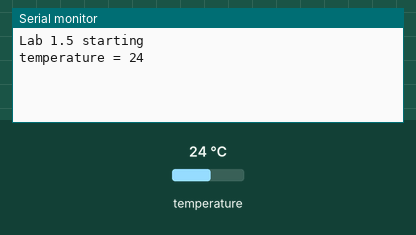
Bench run of a sketch on a simulated Arduino Uno, built with avr-gcc and run on an emulated ATmega328P. On the bench: the last lines printed to the serial monitor. The inputs (shaded band) are chosen by the test bench; at power-on: temperature 24 °C.

Above: at 18.0 s.
18.1 s: temperature set to 12 °C
At 21.5 s:
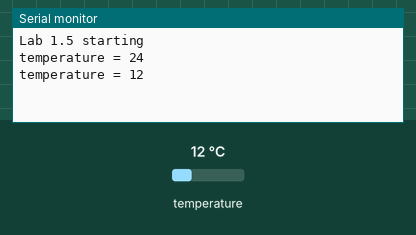
33.1 s: temperature set to 19 °C
At 41.5 s:
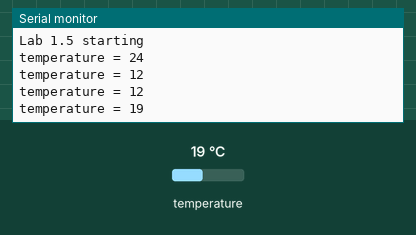
Timing chart, 0 to 43.0 s (numbered marks = the images above; inputs shaded):
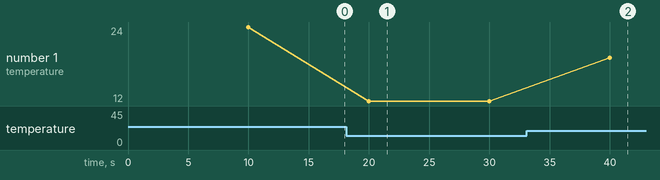

The sketch:

temperature_internal.ino
```cpp
#include <Arduino_LSM6DSOX.h>

unsigned long lastReadTime = 0;
const unsigned long READ_INTERVAL = 10000; // 10 seconds

void setup() {
  Serial.begin(9600);
  while (!Serial); // Waits for the Serial Monitor to open

  Serial.println("Lab 1.5 starting");

  // Initialization of the internal sensor (IMU)
  if (!IMU.begin()) {
    Serial.println("Failed to initialize IMU!");
    while (1);
  }
}

void loop() {
  // Non-blocking periodic reading
  if (millis() - lastReadTime >= READ_INTERVAL) {
    lastReadTime = millis();

    if (IMU.temperatureAvailable()) {
      int current_temp = 0; // Changed from float to int to match the library signature
      IMU.readTemperature(current_temp); // Reads the temperature in °C

      Serial.print("temperature = ");
      Serial.println(current_temp);
    }
  }
}
```

Measured:
- after the input at 18.1 s, the serial monitor: prints a new line after 1.9 s (image 1)
- after the input at 33.1 s, the serial monitor: prints a new line after 6.9 s (image 2)
- plotted number 1: 24 → 12 after the input at 18.1 s, 12 → 19 after the input at 33.1 s
